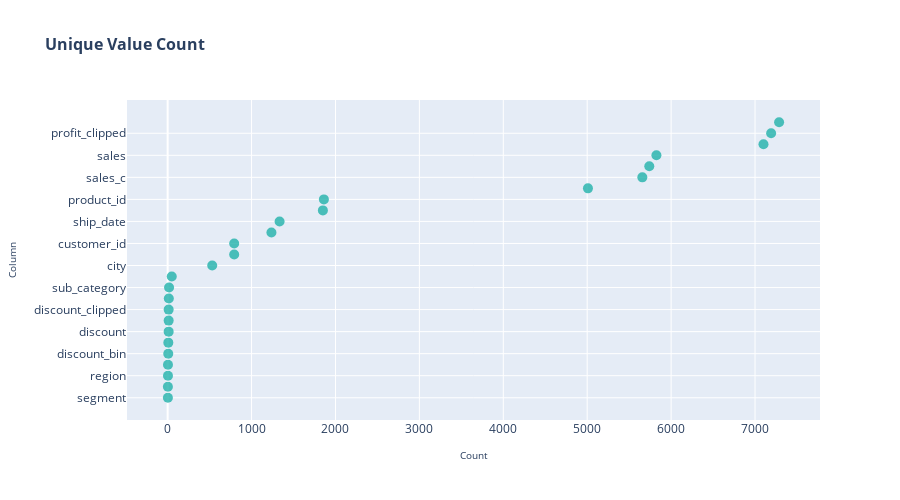

Source (notebook cell):
### Code cell
cols = ['Row ID', 'Order ID', 'Order Date', 'Ship Date','Customer ID', 'Customer Name','City',
       'Postal Code', 'Product ID','Product Name']
df_ = pd.DataFrame({'column': df.columns, 'n_unique': [df[col].nunique() for col in df.columns]}).sort_values(by='n_unique', ascending= True)

fig = px.scatter(
    df_,
    x='n_unique',
    y='column',
    orientation='h',
    title='Unique Value Count',
)

fig.update_traces(
    marker=dict(
        size=10,
        color='LightSeaGreen',
        opacity=0.8
    )
)

fig.update_layout(
    xaxis_title='Count',
    yaxis_title='Column',
    title_font=dict(size=16, weight='bold'),
    height=500,
    
    showlegend=False
)

fig.update_xaxes(
    title_font=dict(size=10),
    tickfont=dict(size=12)
)

fig.update_yaxes(
    title_font=dict(size=10),
    tickfont=dict(size=12)
)


fig.show()

### Figure 1 — Plotly figure (JSON) as saved in the notebook; plotly's stock layout.template omitted (floating-point values rounded to 4 significant figures)
{"data": [{"hovertemplate": "n_unique=%{x}<br>column=%{y}<extra></extra>", "legendgroup": "", "marker": {"color": "LightSeaGreen", "opacity": 0.8, "size": 10, "symbol": "circle"}, "mode": "markers", "name": "", "orientation": "h", "showlegend": false, "type": "scatter", "x": [3, 3, 4, 4, 7, 8, 12, 12, 12, 14, 17, 49, 531, 793, 793, 1237, 1334, 1850, 1862, 5009, 5657, 5740, 5825, 7101, 7192, 7287], "xaxis": "x", "y": ["segment", "category", "region", "ship_mode", "discount_bin", "ship_days", "discount", "discount_c", "discount_clipped", "quantity", "sub_category", "state", "city", "customer_name", "customer_id", "order_date", "ship_date", "product_name", "product_id", "order_id", "sales_c", "sales_clipped", "sales", "profit_c", "profit_clipped", "profit"], "yaxis": "y"}], "layout": {"height": 500, "legend": {"tracegroupgap": 0}, "showlegend": false, "title": {"font": {"size": 16, "weight": "bold"}, "text": "Unique Value Count"}, "xaxis": {"anchor": "y", "domain": [0, 1], "tickfont": {"size": 12}, "title": {"font": {"size": 10}, "text": "Count"}}, "yaxis": {"anchor": "x", "domain": [0, 1], "tickfont": {"size": 12}, "title": {"font": {"size": 10}, "text": "Column"}}}}
